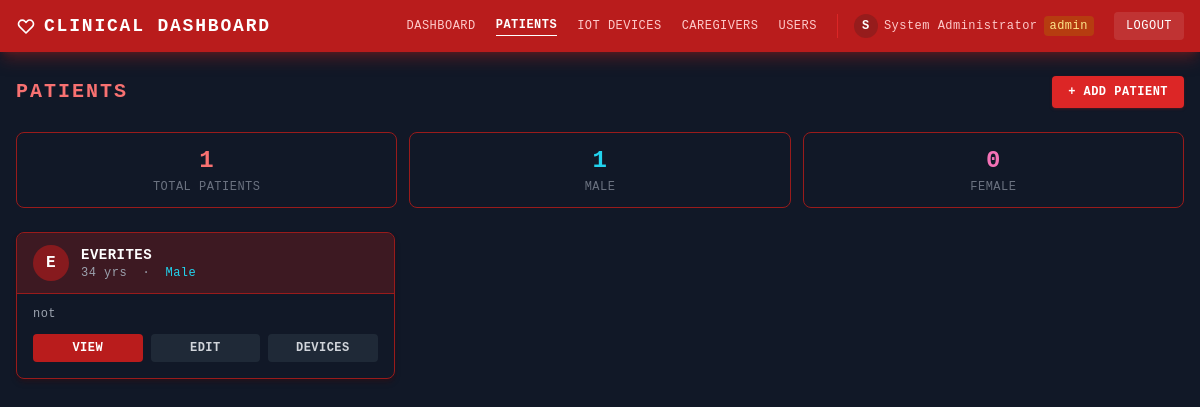
The app's page /patients (signed in) with its own data.
### tables this page shows
CREATE TABLE patients (
        id INTEGER PRIMARY KEY AUTOINCREMENT,
        name TEXT NOT NULL,
        age INTEGER NOT NULL,
        gender TEXT NOT NULL,
        medical_history TEXT,
        created_at TEXT NOT NULL
    );

### app.py (the view)
@app.route("/patients", methods=["GET"])
@login_required
def list_patients():
    return render_template("patients.html", patients=get_all_patients())

### app.py (called while the page is built)
def login_required(f):
    @wraps(f)
    def decorated(*args, **kwargs):
        if 'user_id' not in session:
            flash('Please log in to access this page.', 'error')
            return redirect(url_for('login'))
        return f(*args, **kwargs)
    return decorated

@app.context_processor
def inject_user():
    return {
        'current_user': {
            'id':               session.get('user_id'),
            'username':         session.get('username'),
            'role':             session.get('user_role'),
            'full_name':        session.get('full_name'),
            'is_authenticated': 'user_id' in session,
        }
    }

def get_all_patients():
    conn = sqlite3.connect(DB_PATH)
    conn.row_factory = sqlite3.Row
    cursor = conn.cursor()
    cursor.execute('SELECT * FROM patients ORDER BY name')
    result = [dict(r) for r in cursor.fetchall()]
    conn.close()
    return result

### templates/patients.html (shortened to what this page needs)
<!DOCTYPE html>
<html lang="en">
<head>
    <script src="https://cdn.tailwindcss.com"></script>
</head>
<body class="min-h-screen bg-[#111827] text-white" style="text-transform:uppercase;letter-spacing:.03em">
{% set active = 'patients' %}
{% include '_nav.html' %}
<div class="max-w-7xl mx-auto px-4 py-6">
    <div class="flex items-center justify-between mb-6">
        <h1 class="text-xl font-bold text-red-400 tracking-widest">Patients</h1>
        {% if current_user.role in ('admin','doctor') %}
        <a href="/patients/add"
           class="bg-red-600 hover:bg-red-700 text-white font-bold text-xs px-4 py-2 rounded transition-colors shadow shadow-red-900/40">
            + Add Patient
        </a>
        {% endif %}
    </div>
    {% set male   = patients | selectattr('gender','equalto','Male')   | list %}
    {% set female = patients | selectattr('gender','equalto','Female') | list %}
    <div class="grid grid-cols-2 sm:grid-cols-3 gap-3 mb-6">
        <div class="bg-gray-900 border border-red-800 rounded-lg px-4 py-3 text-center">
            <div class="text-2xl font-bold text-red-400">{{ patients|length }}</div>
            <div class="text-xs text-gray-500 mt-0.5">Total Patients</div>
        </div>
        <div class="bg-gray-900 border border-red-800 rounded-lg px-4 py-3 text-center">
            <div class="text-2xl font-bold text-cyan-400">{{ male|length }}</div>
            <div class="text-xs text-gray-500 mt-0.5">Male</div>
        </div>
        <div class="bg-gray-900 border border-red-800 rounded-lg px-4 py-3 text-center">
            <div class="text-2xl font-bold text-pink-400">{{ female|length }}</div>
            <div class="text-xs text-gray-500 mt-0.5">Female</div>
        </div>
    </div>
    {% if patients %}
    <div class="grid grid-cols-1 sm:grid-cols-2 lg:grid-cols-3 gap-4">
        {% for patient in patients %}
        <div class="bg-gray-900 border border-red-800 rounded-lg overflow-hidden shadow-md shadow-red-950/30
                    hover:border-red-600 hover:shadow-red-800/40 transition-all">
            <div class="bg-red-900/40 px-4 py-3 flex items-center gap-3 border-b border-red-800">
                <div class="w-9 h-9 rounded-full bg-red-700/60 flex items-center justify-center text-white font-bold flex-shrink-0">
                    {{ patient.name[0]|upper }}
                </div>
                <div>
                    <p class="text-sm font-bold text-white truncate">{{ patient.name }}</p>
                    <p class="text-xs text-gray-400 normal-case">
                        {{ patient.age }} yrs &nbsp;·&nbsp;
                        <span class="{% if patient.gender=='Male' %}text-cyan-400{% else %}text-pink-400{% endif %}">
                            {{ patient.gender }}
                        </span>
                    </p>
                </div>
            </div>
            <div class="px-4 py-3 text-xs">
                {% if patient.medical_history %}
                <p class="text-gray-400 normal-case truncate">{{ patient.medical_history }}</p>
                {% else %}
                <p class="text-gray-700 normal-case">No medical history recorded</p>
                {% endif %}
            </div>
            <div class="px-4 pb-4 flex gap-2">
                <a href="/patients/{{ patient.id }}"
                   class="flex-1 text-center bg-red-700 hover:bg-red-600 text-white font-bold text-xs py-1.5 rounded transition-colors">
                    View
                </a>
                {% if current_user.role in ('admin','doctor') %}
                <a href="/patients/{{ patient.id }}/edit"
                   class="flex-1 text-center bg-gray-800 hover:bg-gray-700 text-gray-300 font-bold text-xs py-1.5 rounded transition-colors">
                    Edit
                </a>
                {% endif %}
                <a href="/patients/{{ patient.id }}/devices"
                   class="flex-1 text-center bg-gray-800 hover:bg-gray-700 text-gray-300 font-bold text-xs py-1.5 rounded transition-colors">
                    Devices
                </a>
            </div>
        </div>
        {% endfor %}
    </div>
    {% endif %}
</div>
</body>
</html>

### templates/patients.html (style rules this page uses)
body { font-family: 'Courier New', Courier, monospace; }

### records on screen
patients: name "E", name "EVERITES", age "34", gender "Male", medical_history "not"

### other values on screen
{{ label }} "DASHBOARD" "PATIENTS" "IOT DEVICES"
{{ current_user.full_name[0] | upper if current_user.full_name else '?' }} "S"
{{ current_user.full_name }} "System Administrator"
{{ current_user.role }} "admin"
{{ patients|length }} "1"
{{ male|length }} "1"
{{ female|length }} "0"
